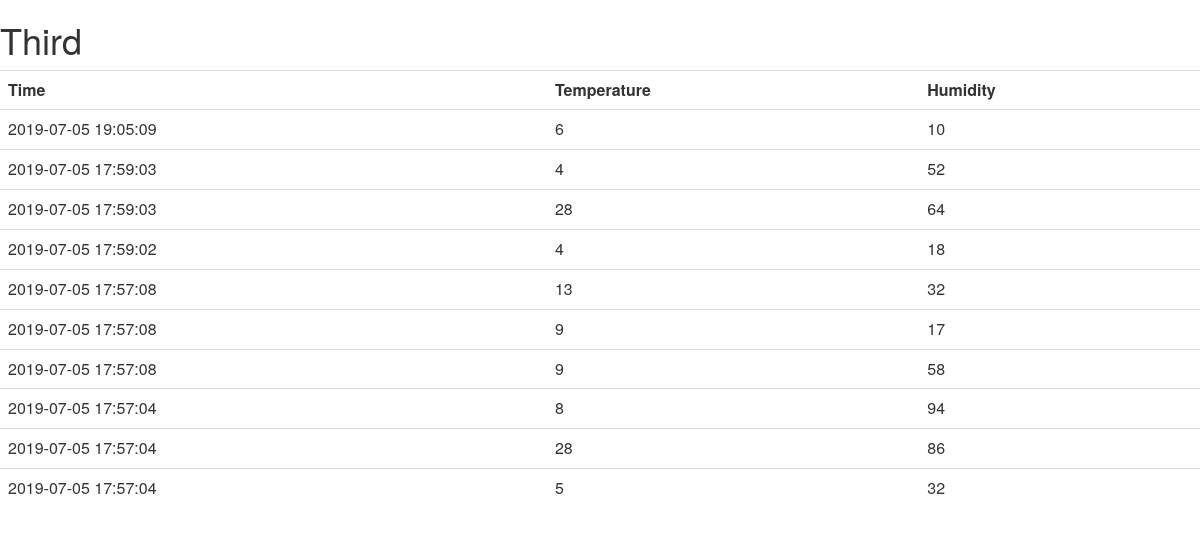
Before: /devices/Third with the older database file.
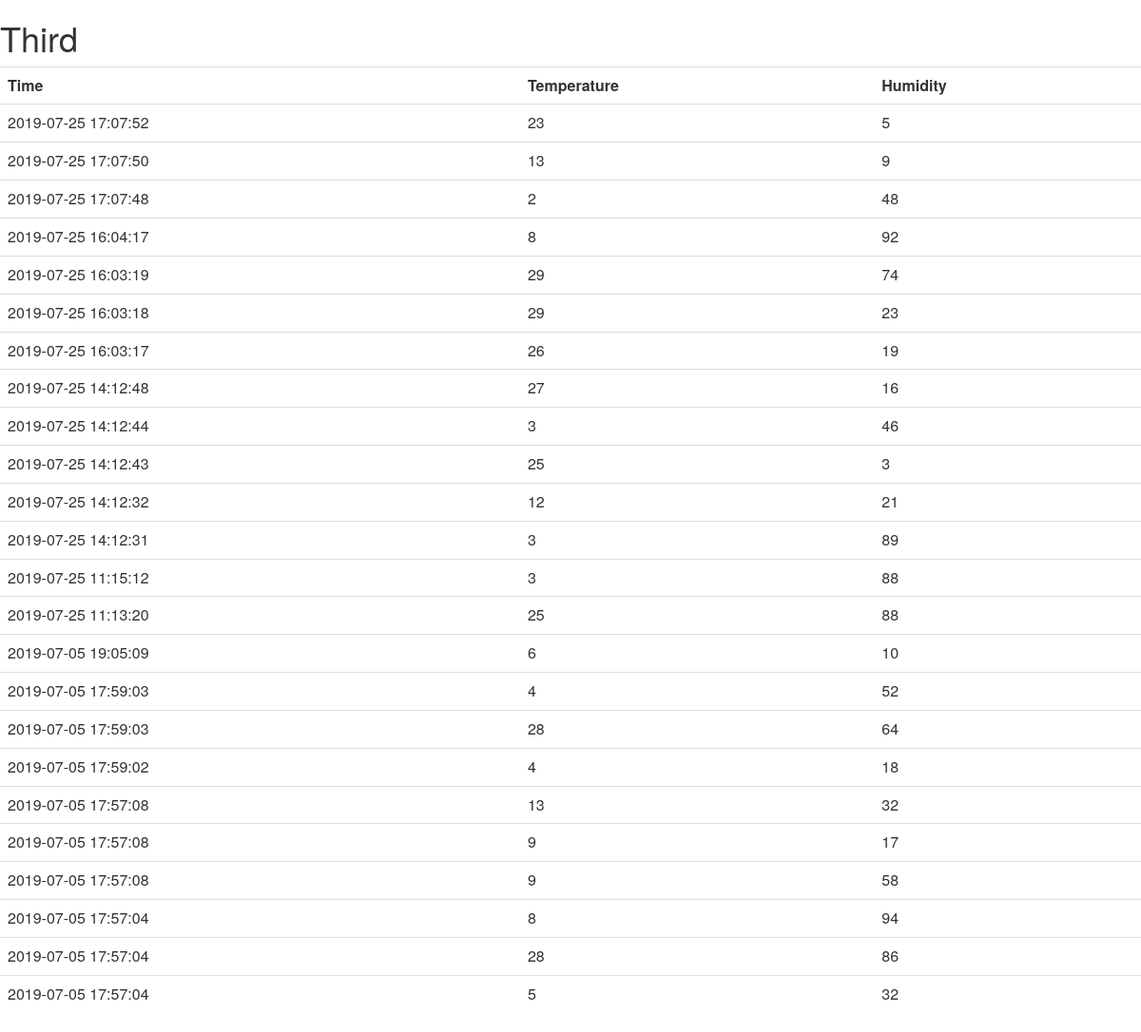
After: the same page with the newer database file.
### tables this page shows
CREATE TABLE nodes(id INTEGER PRIMARY KEY AUTOINCREMENT, name TEXT);

CREATE TABLE readings(id INTEGER, nodeid INTEGER, datetime TEXT, temperature NUMERIC, humidity NUMERIC, FOREIGN KEY (nodeid) REFERENCES nodes(id));

### app.py (the view)
@app.route("/devices/<name>")
def getDevice(name):
	conn=sqlite3.connect('sensors.db')
	conn.row_factory = dict_factory
	c=conn.cursor()
	c.execute("""SELECT nodes.id FROM nodes WHERE nodes.name = (?) LIMIT 1""", (name,))
	nid = c.fetchall()
	devID = nid[0]['id']
	c.execute("""SELECT readings.datetime, readings.temperature,
			 readings.humidity FROM readings WHERE readings.nodeid = (?) ORDER BY readings.datetime desc""", (devID,))
	readings = c.fetchall()
	return render_template('devices.html', readings = readings, name = name)

### app.py (called while the page is built)
def dict_factory(cursor, row):
    d = {}
    for idx, col in enumerate(cursor.description):
        d[col[0]] = row[idx]
    return d

### templates/devices.html
{% extends "main.html" %}
{% block content %}
<h1>{{name}}</h1>
<table class="table table-hover">
          <tr>
          <th>Time</th>
          <th>Temperature</th>
          <th>Humidity</th>
          </tr>
          {% for entry in readings %}
                 <tr>
                 <td>{{entry.datetime}}</td>
                 <td>{{entry.temperature}}</td>
                 <td>{{entry.humidity}}</td>
		 </tr>
  	  {%endfor%}
 </table>
{% endblock %}

### templates/main.html (shortened to what this page needs)
<!DOCTYPE>
<head>
<link rel="stylesheet" href="https://maxcdn.bootstrapcdn.com/bootstrap/3.3.6/css/bootstrap.min.css">
   <link rel="stylesheet" href="https://maxcdn.bootstrapcdn.com/bootstrap/3.3.6/css/bootstrap-theme.min.css">
</head>
<body>
<div>
	{% block content %}{% endblock %}
</div>
</body>
</html>

Changed rows visible on the page:
added readings: datetime "2019-07-25 17:07:52", temperature "23", humidity "5"
added readings: datetime "2019-07-25 17:07:50", temperature "13", humidity "9"
added readings: datetime "2019-07-25 17:07:48", temperature "2", humidity "48"
added readings: datetime "2019-07-25 16:04:17", temperature "8", humidity "92"
added readings: datetime "2019-07-25 16:03:19", temperature "29", humidity "74"
added readings: datetime "2019-07-25 16:03:18", temperature "29", humidity "23"
added readings: datetime "2019-07-25 16:03:17", temperature "26", humidity "19"
added readings: datetime "2019-07-25 14:12:48", temperature "27", humidity "16"
added readings: datetime "2019-07-25 14:12:44", temperature "3", humidity "46"
added readings: datetime "2019-07-25 14:12:43", temperature "25", humidity "3"
added readings: datetime "2019-07-25 14:12:32", temperature "12", humidity "21"
added readings: datetime "2019-07-25 14:12:31", temperature "3", humidity "89"
added readings: datetime "2019-07-25 11:15:12", temperature "3", humidity "88"
added readings: datetime "2019-07-25 11:13:20", temperature "25", humidity "88"
